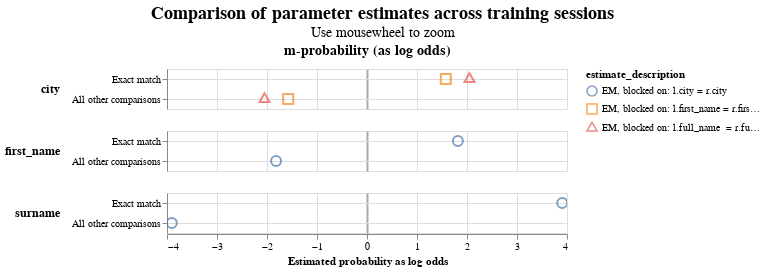

Notebook code cell kept with this figure:
### Code cell
person_linker.parameter_estimate_comparisons_chart()

### Figure 1 — Vega-Lite specification as saved in the notebook (floating-point values rounded to 4 significant figures)
{"config": {"view": {"continuousWidth": 400, "continuousHeight": 300}, "title": {"anchor": "middle", "fontSize": 18, "subtitleFontSize": 14}}, "data": {"name": "data-d28f42f52d74051b11bb653b01258dfd"}, "mark": {"type": "point", "filled": false, "opacity": 0.7, "size": 100}, "encoding": {"color": {"field": "estimate_description", "type": "nominal"}, "column": {"align": "each", "field": "col_header", "header": {"labelFontSize": 14, "labelFontWeight": "bold"}, "title": null, "type": "nominal"}, "row": {"align": "each", "field": "comparison_name", "header": {"labelAlign": "left", "labelAnchor": "middle", "labelAngle": 0, "labelFontSize": 12, "labelFontWeight": "bold"}, "sort": {"field": "comparison_sort_order"}, "title": null, "type": "nominal"}, "shape": {"field": "estimate_description", "scale": {"range": ["circle", "square", "triangle", "diamond"]}, "type": "nominal"}, "tooltip": [{"field": "comparison_name", "type": "nominal"}, {"field": "estimate_description", "type": "nominal"}, {"field": "estimated_probability", "type": "quantitative"}], "x": {"axis": {"gridColor": {"condition": {"test": "abs(datum.value / 10)  <= 1 & datum.value % 10 === 0", "value": "#aaa"}, "value": "#ddd"}, "gridDash": {"condition": {"test": "abs(datum.value / 10) == 1", "value": [3]}, "value": null}, "gridWidth": {"condition": {"test": "abs(datum.value / 10)  <= 1 & datum.value % 10 === 0", "value": 2}, "value": 1}}, "field": "estimated_probability_as_log_odds", "title": "Estimated probability as log odds", "type": "quantitative"}, "y": {"axis": {"grid": true, "title": null}, "field": "comparison_level_label", "sort": {"field": "comparison_vector_value", "order": "descending"}, "type": "nominal"}}, "params": [{"name": "mouse_zoom", "select": {"type": "interval", "encodings": ["x"]}, "bind": "scales"}], "resolve": {"scale": {"y": "independent"}}, "title": {"text": "Comparison of parameter estimates across training sessions", "subtitle": "Use mousewheel to zoom"}, "transform": [{"calculate": "datum.m_or_u + '-probability (as log odds)'", "as": "col_header"}], "$schema": "https://vega.github.io/schema/vega-lite/v5.9.3.json", "datasets": {"data-d28f42f52d74051b11bb653b01258dfd": [{"m_or_u": "m", "estimated_probability": 0.7488, "estimate_description": "EM, blocked on: l.first_name = r.first_name and l.surname = r.surname", "estimated_probability_as_log_odds": 1.576, "sql_condition": "\"city_l\" = \"city_r\"", "comparison_level_label": "Exact match", "comparison_vector_value": 1, "comparison_name": "city", "comparison_sort_order": 0}, {"m_or_u": "m", "estimated_probability": 0.8055, "estimate_description": "EM, blocked on: l.full_name  = r.full_name ", "estimated_probability_as_log_odds": 2.05, "sql_condition": "\"city_l\" = \"city_r\"", "comparison_level_label": "Exact match", "comparison_vector_value": 1, "comparison_name": "city", "comparison_sort_order": 0}, {"m_or_u": "m", "estimated_probability": 0.2512, "estimate_description": "EM, blocked on: l.first_name = r.first_name and l.surname = r.surname", "estimated_probability_as_log_odds": -1.576, "sql_condition": "ELSE", "comparison_level_label": "All other comparisons", "comparison_vector_value": 0, "comparison_name": "city", "comparison_sort_order": 0}, {"m_or_u": "m", "estimated_probability": 0.1945, "estimate_description": "EM, blocked on: l.full_name  = r.full_name ", "estimated_probability_as_log_odds": -2.05, "sql_condition": "ELSE", "comparison_level_label": "All other comparisons", "comparison_vector_value": 0, "comparison_name": "city", "comparison_sort_order": 0}, {"m_or_u": "m", "estimated_probability": 0.7791, "estimate_description": "EM, blocked on: l.city = r.city", "estimated_probability_as_log_odds": 1.818, "sql_condition": "\"first_name_l\" = \"first_name_r\"", "comparison_level_label": "Exact match", "comparison_vector_value": 1, "comparison_name": "first_name", "comparison_sort_order": 1}, {"m_or_u": "m", "estimated_probability": 1.0, "estimate_description": "EM, blocked on: l.full_name  = r.full_name ", "estimated_probability_as_log_odds": null, "sql_condition": "\"first_name_l\" = \"first_name_r\"", "comparison_level_label": "Exact match", "comparison_vector_value": 1, "comparison_name": "first_name", "comparison_sort_order": 1}, {"m_or_u": "m", "estimated_probability": 0.2209, "estimate_description": "EM, blocked on: l.city = r.city", "estimated_probability_as_log_odds": -1.818, "sql_condition": "ELSE", "comparison_level_label": "All other comparisons", "comparison_vector_value": 0, "comparison_name": "first_name", "comparison_sort_order": 1}, {"m_or_u": "m", "estimated_probability": "level not observed in training dataset", "estimate_description": "EM, blocked on: l.full_name  = r.full_name ", "estimated_probability_as_log_odds": null, "sql_condition": "ELSE", "comparison_level_label": "All other comparisons", "comparison_vector_value": 0, "comparison_name": "first_name", "comparison_sort_order": 1}, {"m_or_u": "m", "estimated_probability": 0.9374, "estimate_description": "EM, blocked on: l.city = r.city", "estimated_probability_as_log_odds": 3.904, "sql_condition": "\"surname_l\" = \"surname_r\"", "comparison_level_label": "Exact match", "comparison_vector_value": 1, "comparison_name": "surname", "comparison_sort_order": 2}, {"m_or_u": "m", "estimated_probability": 1.0, "estimate_description": "EM, blocked on: l.full_name  = r.full_name ", "estimated_probability_as_log_odds": null, "sql_condition": "\"surname_l\" = \"surname_r\"", "comparison_level_label": "Exact match", "comparison_vector_value": 1, "comparison_name": "surname", "comparison_sort_order": 2}, {"m_or_u": "m", "estimated_probability": 0.06263, "estimate_description": "EM, blocked on: l.city = r.city", "estimated_probability_as_log_odds": -3.904, "sql_condition": "ELSE", "comparison_level_label": "All other comparisons", "comparison_vector_value": 0, "comparison_name": "surname", "comparison_sort_order": 2}, {"m_or_u": "m", "estimated_probability": "level not observed in training dataset", "estimate_description": "EM, blocked on: l.full_name  = r.full_name ", "estimated_probability_as_log_odds": null, "sql_condition": "ELSE", "comparison_level_label": "All other comparisons", "comparison_vector_value": 0, "comparison_name": "surname", "comparison_sort_order": 2}]}}
